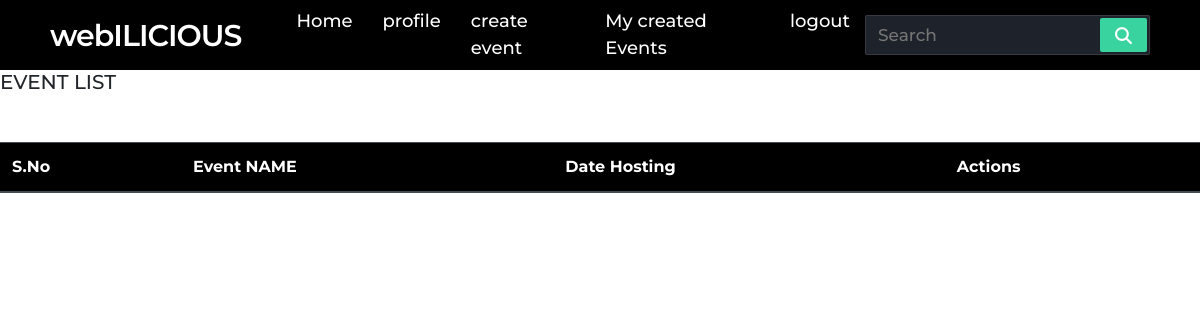
Page /user/myCreatedEvents (signed in) on the earlier database version.
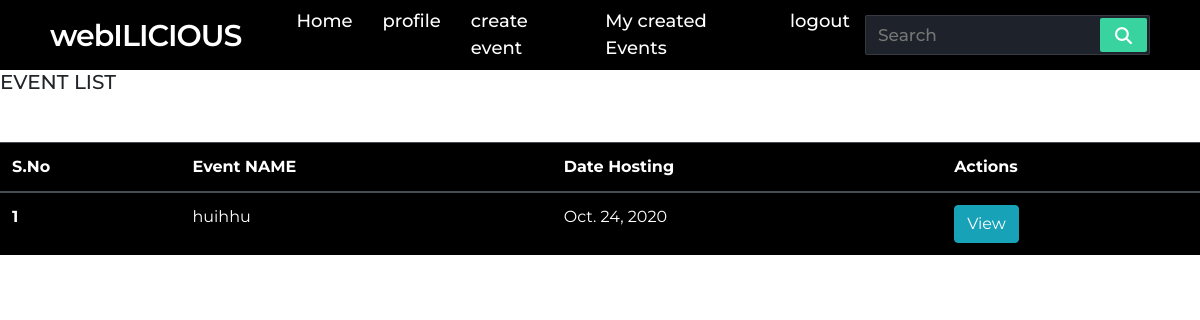
Same page on the later database version.
### user/models.py (models this page shows, shortened)
class Events(models.Model):
    hoster=models.ForeignKey(Profile,on_delete=models.CASCADE)
    name = models.CharField(max_length=100)
    description=models.CharField(max_length=100)
    fees = models.IntegerField()
    college = models.CharField(max_length=255)
    dateCreated= models.DateTimeField(auto_now_add=True)
    dateHost = models.DateField()

### user/views.py (the view)
# urls.py: path('myCreatedEvents',views.myCreatedEvents,name="myCreatedEvents"),
def myCreatedEvents(request):
    try:
        profile = Profile.objects.get(student_id=request.user.id)
        events = Events.objects.filter(hoster_id = profile.id)
        context = {'events': events,'item' : profile}
    except:
        events = []
        context = {'events': events,'item' : profile}
    return render(request,'user/ViewEvents.html',context)

### user/templates/user/ViewEvents.html (shortened to what this page needs)
{% extends 'user/base.html' %}
{% load static %}
{% block body %}
<h5>EVENT LIST </h5>
{% if item %}
<div class="  mt-5 table-responsive">
  <table class="table table-hover table-dark  " style="background-color:black" >
    <thead>
      <tr>
        <th scope="col">S.No</th>
        <th scope="col">Event NAME</th>
        <th scope="col">Date Hosting</th>
        <th scope="col">Actions</th>
      </tr>
    </thead>
    <tbody>
      {%  for i in events %}
      <tr>
        <th scope="row">{{ forloop.counter }}</th>
        <td>{{ i.name }}</td>
        <td>{{ i.dateHost }}</td>
        <td>
        <a href="{%url 'eventDetails' i.id %}" class="btn btn-info text-white">View</a>
        </td>
      </tr>
      {% endfor %}
      {% else %}
      <h6 style="margin-top: 100px;color: #c9302c"> No events created yet </h6>
      {% endif %}
{% endblock body %}

Differences in the rows shown:
added Events: name "huihhu", dateHost "Oct. 24, 2020"
